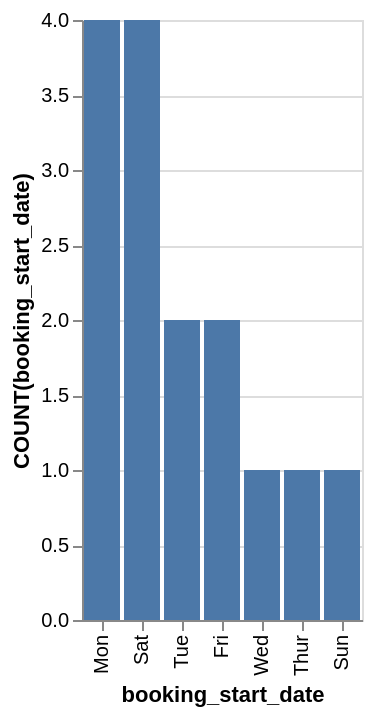

Write a Vega-Lite specification for this figure.
### Vega-Lite specification from a JSON file in a GitHub repository (floating-point values rounded to 4 significant figures)
{"data": {"values": [{"x_data": "Mon", "y_data": 4}, {"x_data": "Tue", "y_data": 2}, {"x_data": "Wed", "y_data": 1}, {"x_data": "Thur", "y_data": 1}, {"x_data": "Fri", "y_data": 2}, {"x_data": "Sat", "y_data": 4}, {"x_data": "Sun", "y_data": 1}]}, "mark": "bar", "encoding": {"x": {"field": "x_data", "type": "nominal", "title": "booking_start_date", "sort": {"op": "sum", "field": "y_data", "order": "descending"}}, "y": {"field": "y_data", "type": "quantitative", "title": "COUNT(booking_start_date)"}}}
